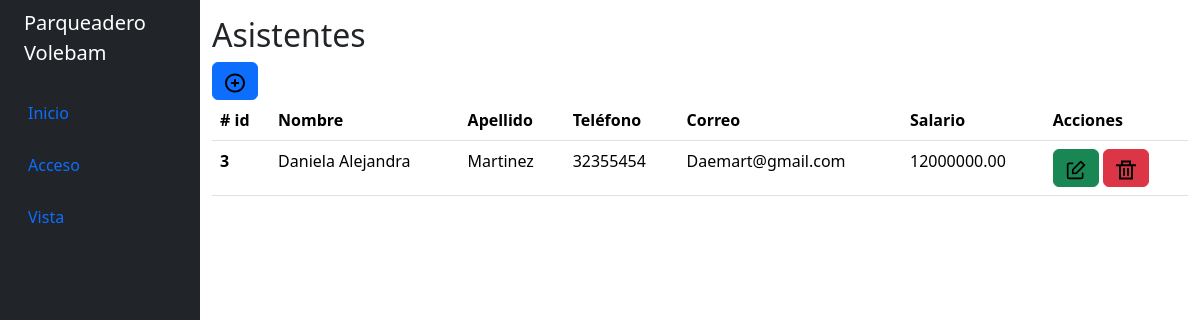
Page /vista/lista_asistentes.php on the earlier database version.
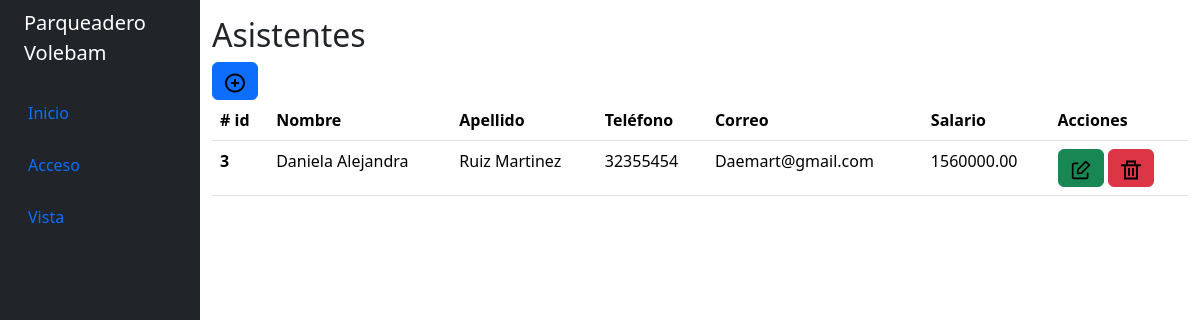
Same page on the later database version.
### tables this page shows
CREATE TABLE `asistentes` (
  `id` int(11) NOT NULL,
  `nombre` varchar(50) NOT NULL,
  `apellido` varchar(50) NOT NULL,
  `telefono` varchar(20) NOT NULL,
  `correo` varchar(50) NOT NULL,
  `clave` varchar(40) NOT NULL,
  `salario` float(10,2) NOT NULL
);

### vista/lista_asistentes.php (the view, shortened to what this page needs)
<?php
require("../config/config.php");
?>
<!DOCTYPE html>
<html lang="en">
<head>
    <?php include "../includes/styles.php"; ?>
</head>
<body>
    <div class="container-fluid ">
        <div class="row flex-nowrap">
            <?php include "../includes/header.php"; ?>
            <div class="col py-3">
                <h2>Asistentes</h2>
                <div class="d-block p-10">
                    <button type="button" class="btn btn-primary" data-href="http://<?php echo $host; ?>/ParqueaderoVL/registrar/registrar_asistente.php" data-bs-toggle="tooltip" data-bs-placement="top" title="Crear asistente">
                        <svg width="20" height="20" xmlns="http://www.w3.org/2000/svg" class="d-inline-block align-middle">
                            <image href="../icons/plus-circle-1441-svgrepo-com.svg" height="20" width="20" />
                        </svg>
                    </button>
                </div>
                <table class="table">
                    <thead>
                        <tr>
                            <th scope="col"># id</th>
                            <th scope="col">Nombre</th>
                            <th scope="col">Apellido</th>
                            <th scope="col">Teléfono</th>
                            <th scope="col">Correo</th>
                            <th scope="col">Salario</th>
                            <th scope="col">Acciones</th>
                        </tr>
                    </thead>
                    <tbody>
                        <?php
                        $resultado = mysqli_query($conn, "SELECT * FROM asistentes ORDER BY id DESC");
                        if (mysqli_num_rows($resultado) > 0) {
                            while ($cajero = mysqli_fetch_assoc($resultado)) { ?>
                                <tr>
                                    <th scope="row"><?php echo $cajero["id"]; ?></th>
                                    <td><?php echo $cajero["nombre"]; ?></td>
                                    <td><?php echo $cajero["apellido"]; ?></td>
                                    <td><?php echo $cajero["telefono"]; ?></td>
                                    <td><?php echo $cajero["correo"]; ?></td>
                                    <td><?php echo $cajero["salario"]; ?></td>
                                    <td>
                                        <button type="button" class="btn btn-success" data-bs-toggle="tooltip" data-bs-placement="top" data-href="http://<?php echo $host; ?>/ParqueaderoVL/editar/editar_asistentes.php?id=<?php echo $cajero["id"]; ?>" title="Editar">
                                            <svg width="20" height="20" xmlns="http://www.w3.org/2000/svg" class="d-inline-block align-middle">
                                                <image href="../icons/edit-svgrepo-com.svg" height="20" width="20" />
                                            </svg>
                                        </button>
                                        <button type="button" class="btn btn-danger" data-bs-toggle="tooltip" data-bs-placement="top" data-confirm-delete="true" data-delete-card="asistente" data-href-delete="http://<?php echo $host; ?>/ParqueaderoVL/delete/delete_asistente.php?id=<?php echo $cajero["id"]; ?>" title="Eliminar">
                                            <svg width="20" height="20" xmlns="http://www.w3.org/2000/svg" class="d-inline-block align-middle">
                                                <image href="../icons/delete-1487-svgrepo-com.svg" height="20" width="20" />
                                            </svg>
                                        </button>
                                    </td>
                                </tr>
                        <?php }
                        }
                        ?>
                    </tbody>
                </table>
            </div>
        </div>
    </div>
</body>
</html>

Differences in the rows shown:
changed asistentes "Daniela Alejandra": apellido "Martinez" → "Ruiz Martinez"; salario "12000000.00" → "1560000.00"
